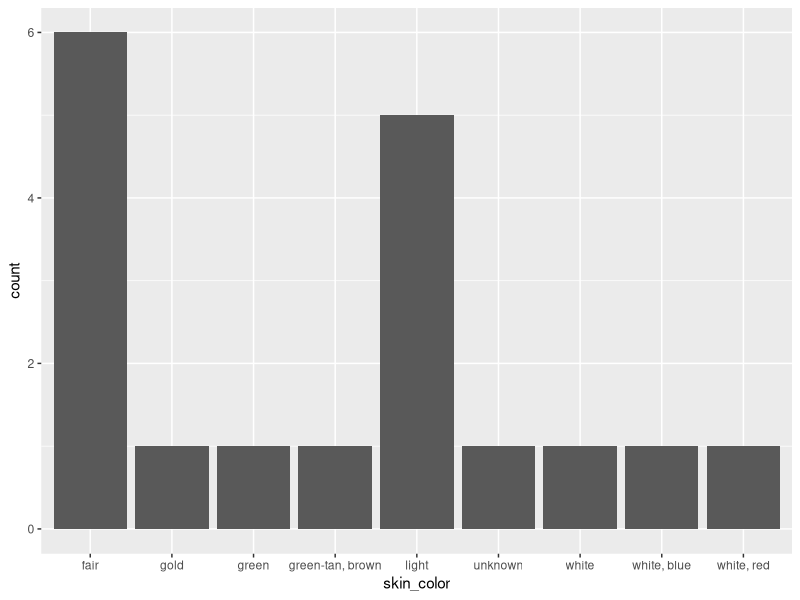
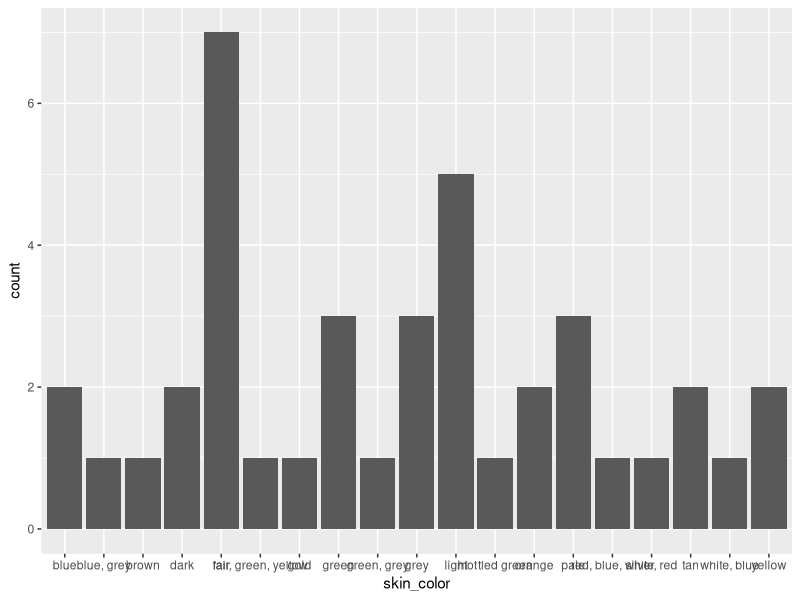
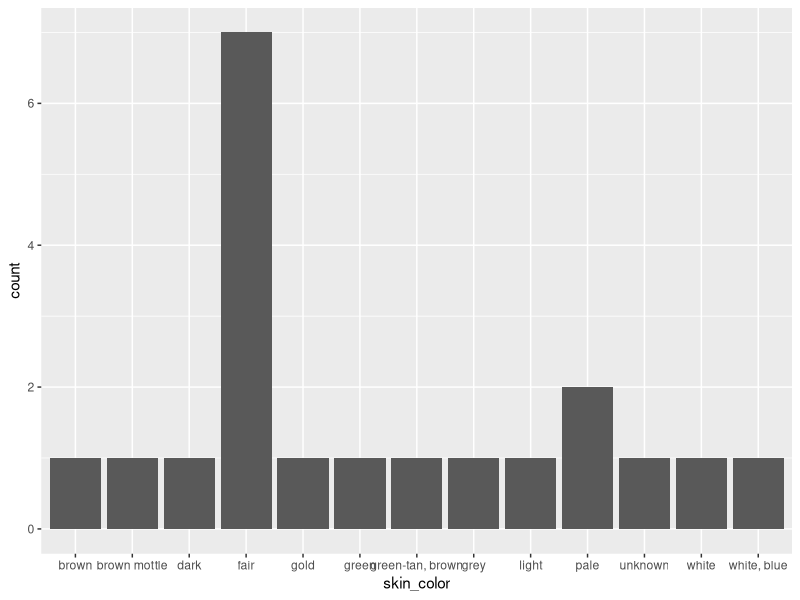
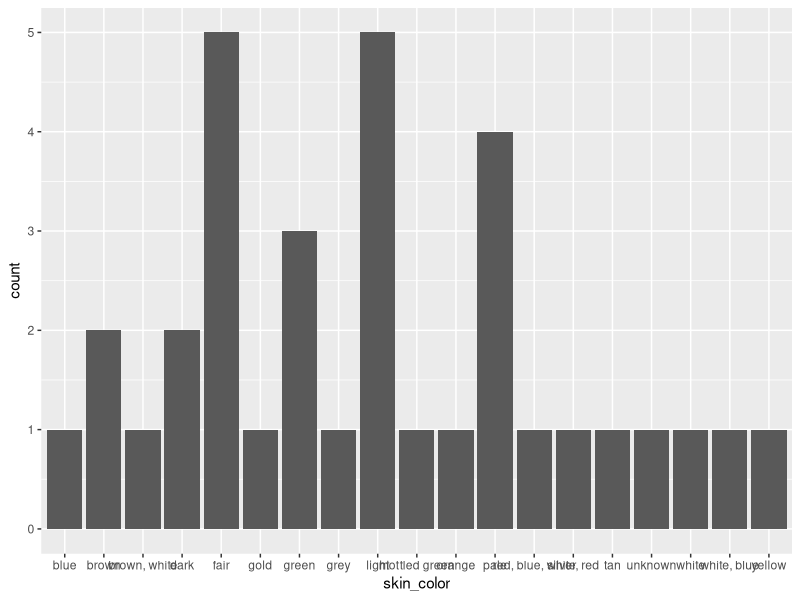
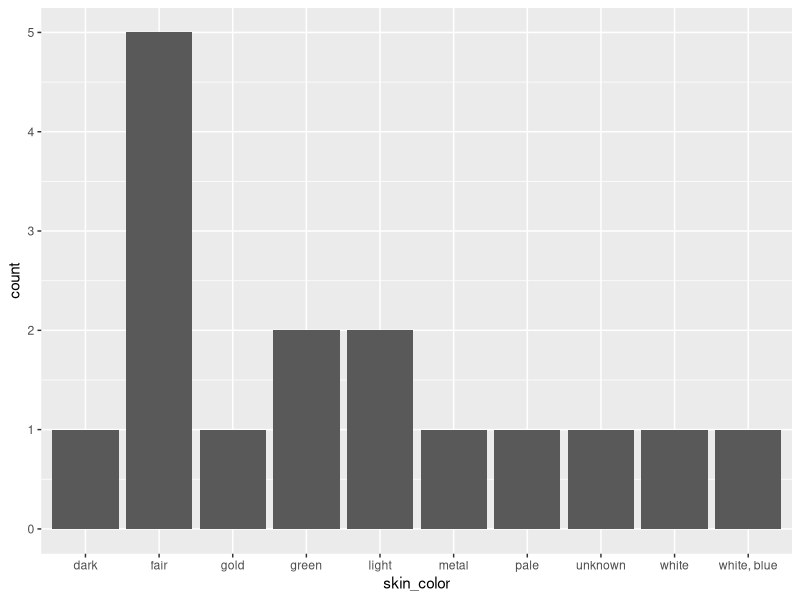
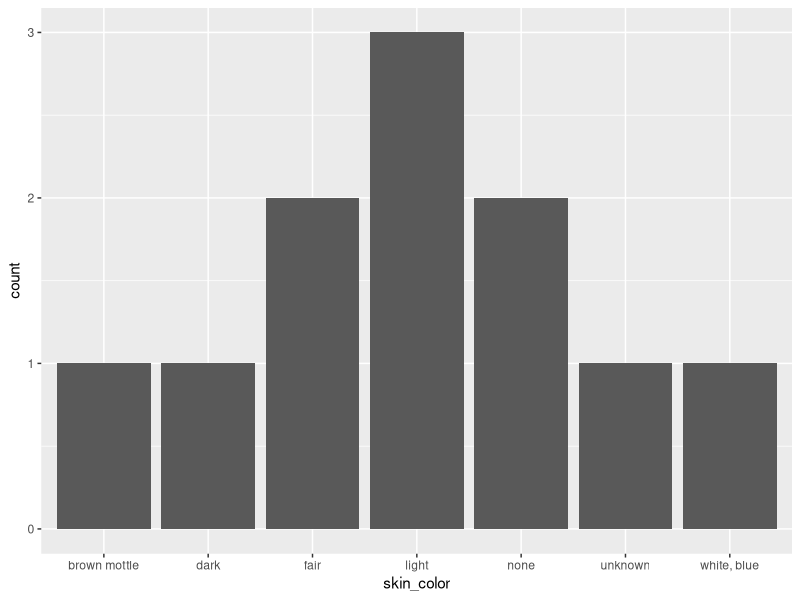
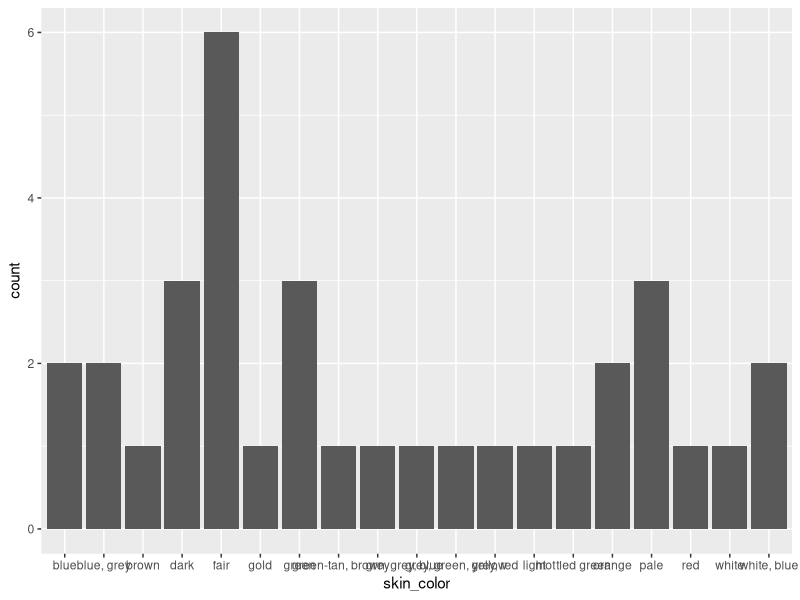
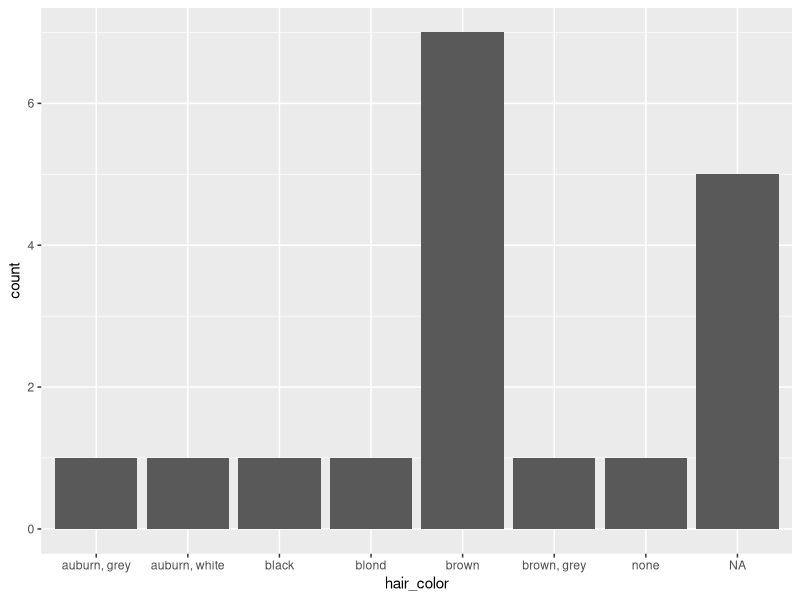

R code for these plots, in order:
## ---- chunk 1
knitr::opts_chunk$set(echo = TRUE)
## ---- chunk 2
library(purrr)
library(dplyr)

# example data
data("beavers")
data("airquality")
data("mdeaths")

# we have data from two beavers
# beaver1
# beaver2

# and put both together in a list
beavers <- list(beaver1, beaver2)

# you can give each item within a list a name
names(beavers)<- c("Beaver1", "Beaver2")

# you can access list items via [[]]
head(beavers[[1]])

# or via the name
head(beavers$Beaver2)

## ---- chunk 3
l <- list(beavers, airquality, "Hello List")
names(l)<- c("A", "B", "C")

## ---- chunk 4
# initialise a variable, where you want to save the results from the loop
mean_temp <- vector()

for(i in 1:length(beavers)) # here you specify the loop variable and how often the loop is run (from 1 to the length of the list = 2)
  {
  mean_temp[i] <- mean(beavers[[i]]$temp)
}


# note: of course with two you could still calcualte it seperatly, but you might have 10 beavers :)


## ---- chunk 5

# lapply, sapply
# takes as input a list and a function of what to do with each list element, here the function variable x stands for the first listentry in the first round, the second in the second and so on
mean_temp2_list <- lapply(beavers, function(x) mean(x$temp))
mean_temp2_vector <- sapply(beavers, function(x) mean(x$temp))

# apply cannot be used directly on the list but needs a data frame
# but you can loop over all columns at the same time
# you can specify 1 for apply this function rowwise or 2 for column wise
all_means_beaver1 <- apply(beaver1, 2, mean)

# you can combine laply an apply to get loop over all columns of all list menbers
all_mean_both_beavers <- lapply(beavers, apply,2, mean)

## ---- chunk 6
###################
# for loop
#################
sd_temp <- vector()

for(i in 1:length(beavers)) 
  {
  sd_temp[i] <- sd(beavers[[i]]$temp)
}

sd_temp

################
# sapply
################
sd_temp2 <- lapply(beavers, function(x) sd(x$temp))
sd_temp2

#################
# map
#################
sd_temp3 <- map_dbl(beavers, ~sd(.x$temp))
sd_temp3 

## ---- chunk 7
###################
# for loop
#################
add <- vector()

for(i in 1:length(beavers)) 
  {
  add[i] <- beavers[[i]]$temp + beavers[[i]]$time
}

add

################
# sapply
################
add2 <- lapply(beavers, function(x) x$temp = x$time)
add2

#################
# map
#################
add3 <- map(beavers, ~ (.x$temp + .x$time))
add3

add4 <- map(beavers, ~.x %>% mutate(., add = temp + time))
add4 %>% map(~head(.x))




## ---- chunk 8
##############
# for loops
############
rowmean <- list()

for(i in 1:length(beavers))  {
      rowmean[[i]] <- list()
  for(j in 1:nrow(beavers[[i]])){
  rowmean[[i]][[j]] <- mean(as.numeric(beavers[[i]][j,]))
}}

rowmean %>% map(~head(.x))



rowmean2 <- list()
for(i in 1:length(beavers)) {
  rowmean2[[i]] <- rowMeans(beavers[[i]])
}

rowmean2 %>% map(~head(.x))

##############
# apply
############
rowmean3 <-lapply(beavers, apply, 1, mean)
rowmean3 %>% map(~head(.x))



################
# map
##############

rowmean4 <- beavers %>% map(~mutate(.x, means = rowMeans(.)))
rowmean4 %>% map(~head(.x))

# and a somewhat overcomplicated solution: pmap

rowmean5 <- beavers %>% map( ~.x%>% 
  mutate(mean_all = pmap_dbl(., function(...) mean(c(...)))))

#  If we want to make use of more than 2 variables (or lists), we can use the pmap function. We need to use ... rather than specifying the columns/lists separately. In the end, we combine all the variables with c()

rowmean5 %>% map(~head(.x))



## ---- chunk 9

# get hour
hourwise_mean_temp <- beaver1 %>% mutate(hour = substring(time,1,1))
head(hourwise_mean_temp) 

# group by hour and clac mean
hourwise_mean_temp <- beaver1 %>% mutate(hour = substring(time,1,1)) %>%
  group_by(hour)%>%
  summarise(hour_temp <- mean(temp), .groups = "keep")
head(hourwise_mean_temp) 


# with map loop
hourwise_mean_temp <- beavers %>% map(~.x %>% mutate(hour = substring(time,1,1)) %>%
  group_by(hour)%>%
  summarise(hour_temp = mean(temp), .groups = "keep"))
hourwise_mean_temp %>% map(~head(.x))


# with lapply
hourwise_mean_temp2 <- lapply(beavers, function(x) x %>% mutate(hour = substring(time,1,1)) %>%
  group_by(hour)%>%
  summarise(hour_temp = mean(temp), .groups = "keep") )

hourwise_mean_temp2 %>% map(~head(.x))

## ---- chunk 10
even_beavers <- beavers %>% map(~.x[.x$day %% 2 == 0,])

beavers %>% map(~table(.x$day))
even_beavers %>% map(~table(.x$day))

## ---- chunk 11
library(ggplot2)
head(dplyr::starwars)

# "cheating" with nice tidyverse functions
head(starwars$films)
starwars_by_films <- starwars %>% tidyr::unnest(films) %>% split(., .$films)


map(starwars_by_films, ~ggplot(.x, aes(x=skin_color))+
      geom_bar())

map(starwars_by_films, ~ggplot(.x, aes(x=hair_color))+
      geom_bar())


## ---- chunk 12
################
# Microbenchmark Task 3
#################

microbenchmark::microbenchmark(for(i in 1:length(beavers))  {
      rowmean[[i]] <- list()
  for(j in 1:nrow(beavers[[i]])){
  rowmean[[i]][[j]] <- mean(as.numeric(beavers[[i]][j,]))
}},

for(i in 1:length(beavers)) {rowmean2[[i]] <- rowMeans(beavers[[i]])},

lapply(beavers, apply, 1, mean), 

beavers %>% map(~mutate(.x, means = rowMeans(.))),

beavers %>% map( ~.x%>% 
  mutate(mean_all = pmap_dbl(., function(...) mean(c(...)))))

                             )



####################
# Microbenchmark Task 4
#####################

microbenchmark::microbenchmark(
beavers %>% map(~.x %>% mutate(hour = substring(time,1,1)) %>%
  group_by(hour)%>%
  summarise(hour_temp = mean(temp), .groups = "keep")),

lapply(beavers, function(x) x %>% mutate(hour = substring(time,1,1)) %>%
  group_by(hour)%>%
  summarise(hour_temp = mean(temp), .groups = "keep") ))







